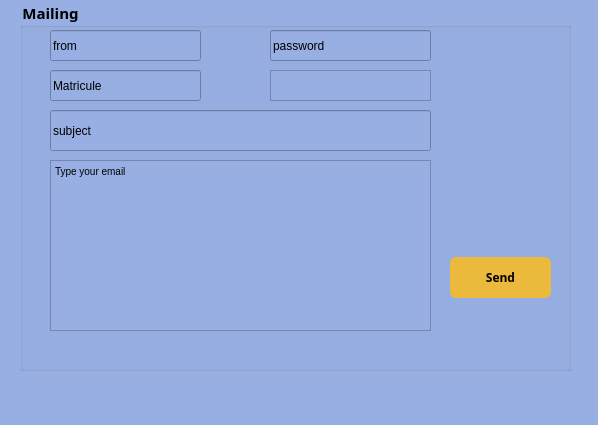
<?xml version="1.0" encoding="UTF-8"?>
<ui version="4.0">
 <class>dialog</class>
 <widget class="QMainWindow" name="dialog">
  <property name="geometry">
   <rect>
    <x>0</x>
    <y>0</y>
    <width>598</width>
    <height>425</height>
   </rect>
  </property>
  <property name="windowTitle">
   <string>MainWindow</string>
  </property>
  <property name="styleSheet">
   <string notr="true">background-color: rgb(151, 175, 227)</string>
  </property>
  <widget class="QWidget" name="centralwidget">
   <widget class="QGroupBox" name="groupBox">
    <property name="geometry">
     <rect>
      <x>20</x>
      <y>0</y>
      <width>551</width>
      <height>371</height>
     </rect>
    </property>
    <property name="font">
     <font>
      <family>Century Gothic</family>
      <pointsize>11</pointsize>
      <weight>75</weight>
      <bold>true</bold>
     </font>
    </property>
    <property name="title">
     <string>Mailing</string>
    </property>
    <widget class="QLineEdit" name="le_from">
     <property name="geometry">
      <rect>
       <x>30</x>
       <y>30</y>
       <width>151</width>
       <height>31</height>
      </rect>
     </property>
     <property name="font">
      <font>
       <pointsize>9</pointsize>
      </font>
     </property>
     <property name="text">
      <string>from</string>
     </property>
    </widget>
    <widget class="QLineEdit" name="le_to">
     <property name="geometry">
      <rect>
       <x>30</x>
       <y>70</y>
       <width>151</width>
       <height>31</height>
      </rect>
     </property>
     <property name="font">
      <font>
       <pointsize>9</pointsize>
      </font>
     </property>
     <property name="text">
      <string>Matricule</string>
     </property>
    </widget>
    <widget class="QLineEdit" name="le_subject">
     <property name="geometry">
      <rect>
       <x>30</x>
       <y>110</y>
       <width>381</width>
       <height>41</height>
      </rect>
     </property>
     <property name="font">
      <font>
       <pointsize>9</pointsize>
      </font>
     </property>
     <property name="text">
      <string>subject</string>
     </property>
    </widget>
    <widget class="QLineEdit" name="le_password">
     <property name="geometry">
      <rect>
       <x>250</x>
       <y>30</y>
       <width>161</width>
       <height>31</height>
      </rect>
     </property>
     <property name="font">
      <font>
       <pointsize>9</pointsize>
      </font>
     </property>
     <property name="text">
      <string>password</string>
     </property>
    </widget>
    <widget class="QPushButton" name="pb_send">
     <property name="geometry">
      <rect>
       <x>430</x>
       <y>257</y>
       <width>101</width>
       <height>41</height>
      </rect>
     </property>
     <property name="font">
      <font>
       <family>Century Gothic</family>
       <weight>75</weight>
       <bold>true</bold>
      </font>
     </property>
     <property name="styleSheet">
      <string notr="true">background-color: rgb(235, 186, 61);
border-radius: 6px;</string>
     </property>
     <property name="text">
      <string>Send</string>
     </property>
    </widget>
    <widget class="QTextEdit" name="textEdit_email">
     <property name="geometry">
      <rect>
       <x>30</x>
       <y>160</y>
       <width>381</width>
       <height>171</height>
      </rect>
     </property>
     <property name="html">
      <string>&lt;!DOCTYPE HTML PUBLIC &quot;-//W3C//DTD HTML 4.0//EN&quot; &quot;http://www.w3.org/TR/REC-html40/strict.dtd&quot;&gt;
&lt;html&gt;&lt;head&gt;&lt;meta name=&quot;qrichtext&quot; content=&quot;1&quot; /&gt;&lt;style type=&quot;text/css&quot;&gt;
p, li { white-space: pre-wrap; }
&lt;/style&gt;&lt;/head&gt;&lt;body style=&quot; font-family:'MS Shell Dlg 2'; font-size:7.8pt; font-weight:400; font-style:normal;&quot;&gt;
&lt;p style=&quot; margin-top:0px; margin-bottom:0px; margin-left:0px; margin-right:0px; -qt-block-indent:0; text-indent:0px;&quot;&gt;&lt;span style=&quot; font-family:'MS Shell Dlg 2';&quot;&gt;Type your email&lt;/span&gt;&lt;/p&gt;&lt;/body&gt;&lt;/html&gt;</string>
     </property>
    </widget>
    <widget class="QTextEdit" name="textEdit">
     <property name="geometry">
      <rect>
       <x>250</x>
       <y>70</y>
       <width>161</width>
       <height>31</height>
      </rect>
     </property>
    </widget>
   </widget>
  </widget>
  <widget class="QMenuBar" name="menubar">
   <property name="geometry">
    <rect>
     <x>0</x>
     <y>0</y>
     <width>598</width>
     <height>26</height>
    </rect>
   </property>
  </widget>
  <widget class="QStatusBar" name="statusbar"/>
 </widget>
 <resources/>
 <connections/>
</ui>
